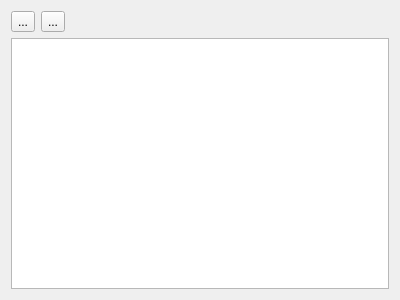
<?xml version="1.0" encoding="UTF-8"?>
<ui version="4.0">
 <class>PipelineTable</class>
 <widget class="QDialog" name="PipelineTable">
  <property name="geometry">
   <rect>
    <x>0</x>
    <y>0</y>
    <width>400</width>
    <height>300</height>
   </rect>
  </property>
  <property name="windowTitle">
   <string>Pipeline table</string>
  </property>
  <property name="windowIcon">
   <iconset resource="../resources/images.qrc">
    <normaloff>:/icons/logo.png</normaloff>:/icons/logo.png</iconset>
  </property>
  <layout class="QGridLayout" name="gridLayout">
   <item row="0" column="0">
    <layout class="QVBoxLayout" name="verticalLayout">
     <item>
      <layout class="QHBoxLayout" name="horizontalLayout">
       <item>
        <widget class="QToolButton" name="save">
         <property name="toolTip">
          <string>Save image of currently viewable part of table</string>
         </property>
         <property name="text">
          <string>...</string>
         </property>
         <property name="icon">
          <iconset resource="../resources/images.qrc">
           <normaloff>:/icons/save.svg</normaloff>:/icons/save.svg</iconset>
         </property>
         <property name="iconSize">
          <size>
           <width>24</width>
           <height>24</height>
          </size>
         </property>
        </widget>
       </item>
       <item>
        <widget class="QToolButton" name="copy">
         <property name="toolTip">
          <string>Copy table to clipboard (tab sepearated)</string>
         </property>
         <property name="text">
          <string>...</string>
         </property>
         <property name="icon">
          <iconset resource="../resources/images.qrc">
           <normaloff>:/icons/documents.svg</normaloff>:/icons/documents.svg</iconset>
         </property>
         <property name="iconSize">
          <size>
           <width>24</width>
           <height>24</height>
          </size>
         </property>
         <property name="autoRaise">
          <bool>false</bool>
         </property>
         <property name="arrowType">
          <enum>Qt::NoArrow</enum>
         </property>
        </widget>
       </item>
       <item>
        <spacer name="horizontalSpacer">
         <property name="orientation">
          <enum>Qt::Horizontal</enum>
         </property>
         <property name="sizeHint" stdset="0">
          <size>
           <width>40</width>
           <height>20</height>
          </size>
         </property>
        </spacer>
       </item>
      </layout>
     </item>
     <item>
      <widget class="QTableView" name="table"/>
     </item>
    </layout>
   </item>
  </layout>
 </widget>
 <resources>
  <include location="../resources/images.qrc"/>
 </resources>
 <connections/>
</ui>
